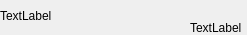
<?xml version="1.0" encoding="UTF-8"?>
<ui version="4.0">
 <class>Form</class>
 <widget class="QWidget" name="Form">
  <property name="windowTitle">
   <string>Form</string>
  </property>
  <widget class="QLabel" name="movieTitle">
   <property name="geometry">
    <rect>
     <x>0</x>
     <y>0</y>
     <width>161</width>
     <height>31</height>
    </rect>
   </property>
   <property name="text">
    <string>TextLabel</string>
   </property>
  </widget>
  <widget class="QLabel" name="movieRate">
   <property name="geometry">
    <rect>
     <x>190</x>
     <y>20</y>
     <width>57</width>
     <height>15</height>
    </rect>
   </property>
   <property name="text">
    <string>TextLabel</string>
   </property>
  </widget>
 </widget>
 <resources/>
 <connections/>
</ui>
